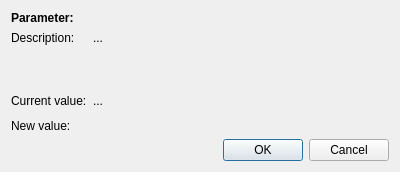
<?xml version="1.0" encoding="UTF-8"?>
<ui version="4.0">
 <class>SelectDialog</class>
 <widget class="QDialog" name="SelectDialog">
  <property name="geometry">
   <rect>
    <x>0</x>
    <y>0</y>
    <width>400</width>
    <height>172</height>
   </rect>
  </property>
  <property name="minimumSize">
   <size>
    <width>400</width>
    <height>0</height>
   </size>
  </property>
  <property name="windowTitle">
   <string>Change parameter</string>
  </property>
  <layout class="QGridLayout" name="gridLayout">
   <item row="6" column="0" colspan="2">
    <widget class="QDialogButtonBox" name="buttonBox">
     <property name="orientation">
      <enum>Qt::Horizontal</enum>
     </property>
     <property name="standardButtons">
      <set>QDialogButtonBox::Cancel|QDialogButtonBox::Ok</set>
     </property>
    </widget>
   </item>
   <item row="1" column="1">
    <widget class="QLabel" name="paramDesc">
     <property name="sizePolicy">
      <sizepolicy hsizetype="Preferred" vsizetype="Preferred">
       <horstretch>0</horstretch>
       <verstretch>0</verstretch>
      </sizepolicy>
     </property>
     <property name="text">
      <string>...</string>
     </property>
     <property name="alignment">
      <set>Qt::AlignLeading|Qt::AlignLeft|Qt::AlignTop</set>
     </property>
     <property name="wordWrap">
      <bool>true</bool>
     </property>
    </widget>
   </item>
   <item row="1" column="0">
    <widget class="QLabel" name="label_5">
     <property name="sizePolicy">
      <sizepolicy hsizetype="Fixed" vsizetype="Preferred">
       <horstretch>0</horstretch>
       <verstretch>0</verstretch>
      </sizepolicy>
     </property>
     <property name="text">
      <string>Description:</string>
     </property>
     <property name="alignment">
      <set>Qt::AlignLeading|Qt::AlignLeft|Qt::AlignTop</set>
     </property>
    </widget>
   </item>
   <item row="4" column="0" colspan="2">
    <widget class="QLabel" name="label_4">
     <property name="sizePolicy">
      <sizepolicy hsizetype="Preferred" vsizetype="Fixed">
       <horstretch>0</horstretch>
       <verstretch>0</verstretch>
      </sizepolicy>
     </property>
     <property name="text">
      <string>New value:</string>
     </property>
    </widget>
   </item>
   <item row="0" column="0" colspan="2">
    <widget class="QLabel" name="paramName">
     <property name="sizePolicy">
      <sizepolicy hsizetype="Preferred" vsizetype="Fixed">
       <horstretch>0</horstretch>
       <verstretch>0</verstretch>
      </sizepolicy>
     </property>
     <property name="font">
      <font>
       <bold>true</bold>
      </font>
     </property>
     <property name="text">
      <string>Parameter:</string>
     </property>
    </widget>
   </item>
   <item row="3" column="0" colspan="2">
    <spacer name="verticalSpacer">
     <property name="orientation">
      <enum>Qt::Vertical</enum>
     </property>
     <property name="sizeType">
      <enum>QSizePolicy::Fixed</enum>
     </property>
     <property name="sizeHint" stdset="0">
      <size>
       <width>1</width>
       <height>5</height>
      </size>
     </property>
    </spacer>
   </item>
   <item row="5" column="0" colspan="2">
    <layout class="QHBoxLayout" name="targetLayout"/>
   </item>
   <item row="2" column="0">
    <widget class="QLabel" name="label_2">
     <property name="sizePolicy">
      <sizepolicy hsizetype="Fixed" vsizetype="Fixed">
       <horstretch>0</horstretch>
       <verstretch>0</verstretch>
      </sizepolicy>
     </property>
     <property name="text">
      <string>Current value:</string>
     </property>
    </widget>
   </item>
   <item row="2" column="1">
    <widget class="SqueezedLabel" name="paramValue">
     <property name="sizePolicy">
      <sizepolicy hsizetype="Preferred" vsizetype="Fixed">
       <horstretch>0</horstretch>
       <verstretch>0</verstretch>
      </sizepolicy>
     </property>
     <property name="text">
      <string>...</string>
     </property>
    </widget>
   </item>
  </layout>
 </widget>
 <customwidgets>
  <customwidget>
   <class>SqueezedLabel</class>
   <extends>QLabel</extends>
   <header>nicos.guisupport.squeezedlbl</header>
  </customwidget>
 </customwidgets>
 <tabstops>
  <tabstop>buttonBox</tabstop>
 </tabstops>
 <resources/>
 <connections>
  <connection>
   <sender>buttonBox</sender>
   <signal>accepted()</signal>
   <receiver>SelectDialog</receiver>
   <slot>accept()</slot>
   <hints>
    <hint type="sourcelabel">
     <x>248</x>
     <y>254</y>
    </hint>
    <hint type="destinationlabel">
     <x>157</x>
     <y>274</y>
    </hint>
   </hints>
  </connection>
  <connection>
   <sender>buttonBox</sender>
   <signal>rejected()</signal>
   <receiver>SelectDialog</receiver>
   <slot>reject()</slot>
   <hints>
    <hint type="sourcelabel">
     <x>316</x>
     <y>260</y>
    </hint>
    <hint type="destinationlabel">
     <x>286</x>
     <y>274</y>
    </hint>
   </hints>
  </connection>
 </connections>
</ui>
